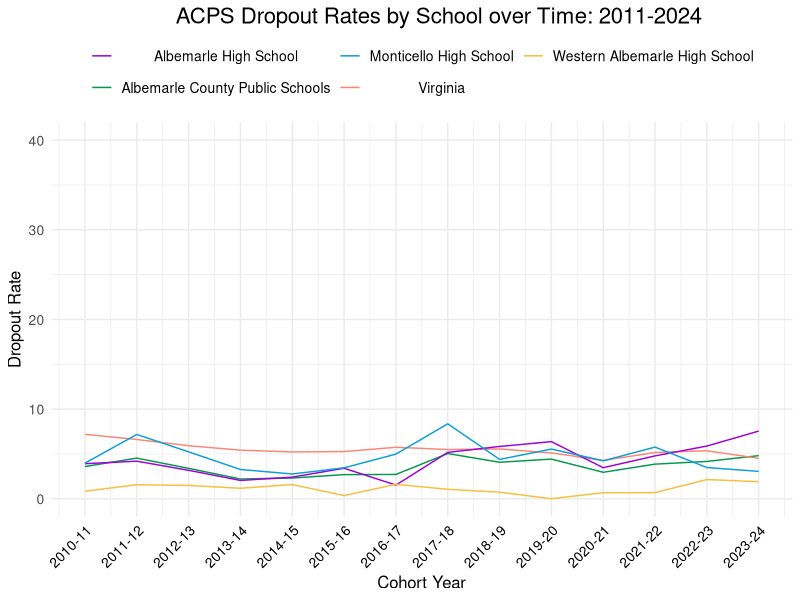
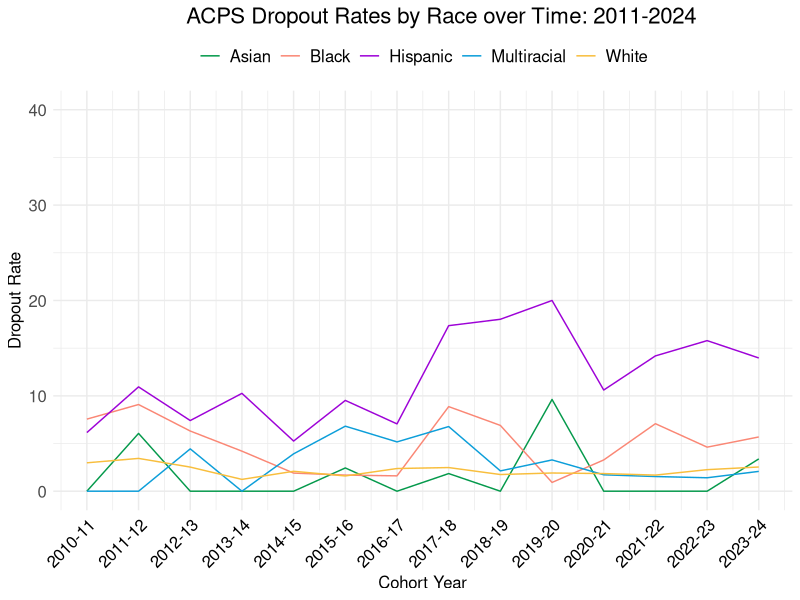
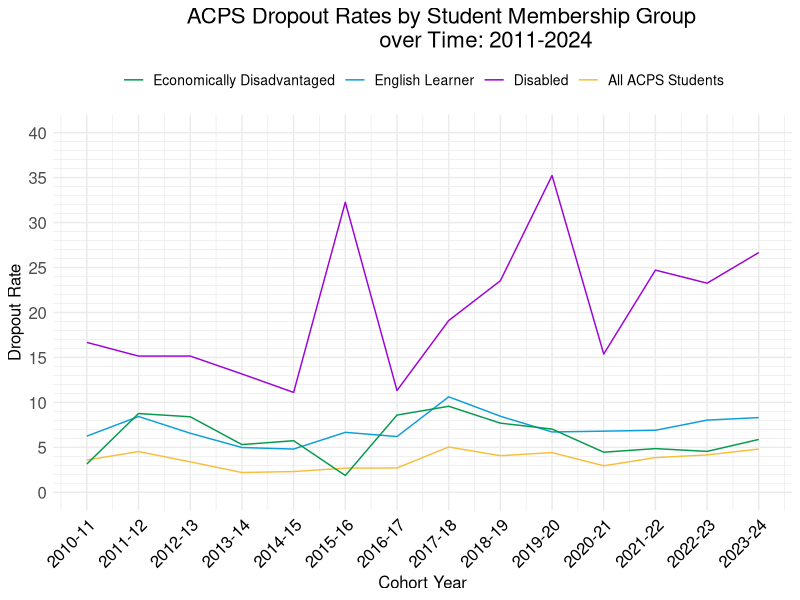

These charts were generated, in order, by the following R code:
## ---- chunk 1
knitr::opts_chunk$set(echo = FALSE)
##############################################################
# Call Libraries
##############################################################

library(readxl)
library(dplyr)
library(tidyverse)
library(ggplot2)
library(here)

grad <- read_csv("../data/ACPS_graduation_data_2008-24.csv")
## ---- chunk 2
##############################################################
# Dropout Rates by School
##############################################################

ggplot() +
  geom_line(data=grad %>% dplyr::filter(data_level=="All",is.na(school_name)),
            aes(x=cohort_year,y=dropout_rate,color=level)) +
  geom_line(data=grad %>% dplyr::filter(data_level=="All",!is.na(school_name)),
            aes(x=cohort_year,y=dropout_rate,color=school_name)) +
  theme_minimal()+
  scale_x_continuous(limits=c(2011,2024),breaks=seq(2011,2024,1),
                     labels=c("2010-11","2011-12","2012-13","2013-14","2014-15","2015-16",
                              "2016-17","2017-18","2018-19","2019-20","2020-21","2021-22",
                              "2022-23","2023-24"))+
  scale_y_continuous(limits=c(0,40),breaks=seq(0,40,10),minor_breaks=seq(0,40,5))+
  labs(x="Cohort Year", y="Dropout Rate", 
       title="ACPS Dropout Rates by School over Time: 2011-2024")+
  geom_text(size = 5, hjust=0.5, vjust=-1, color="black") + 
  scale_color_manual(name = "School",
                     labels = c("Albemarle High School","Albemarle County Public Schools",
                                  "Monticello High School", "Virginia", 
                                  "Western Albemarle High School"),
                     values= c("#9d02d7", "#04994b", "#0C9ED9", "#fa8775", "#F8BE3D"))+
  theme(legend.title=element_blank(), 
        legend.position = "top", 
        legend.text = element_text(size = 10, hjust=.5), 
        axis.text.x = element_text(color = "black", size = 10, angle = 45, hjust = 1), 
        axis.ticks = element_blank(),
        plot.title.position= "plot", 
        plot.caption.position = "plot", 
        axis.text.y = element_text(size = 10), 
        text = element_text(size = 12, family="sans"), 
        plot.title = element_text(size = 16, hjust=.65), 
        plot.caption = element_text(size = 14))+
  guides(color=guide_legend(nrow=2))


## ---- chunk 3
##############################################################
# Dropout Rates by Race
##############################################################

ggplot() +
  geom_line(data=grad %>% dplyr::filter(data_level=="Race",level=="Division",
                                        subgroup!="American Indian or Alaska Native",
                                        subgroup!="Native Hawaiian  or Pacific Islander"),
            aes(x=cohort_year,y=dropout_rate,color=subgroup)) +
  theme_minimal()+
  scale_x_continuous(limits=c(2011,2024),breaks=seq(2011,2024,1),
                     labels=c("2010-11","2011-12","2012-13","2013-14","2014-15","2015-16",
                              "2016-17","2017-18","2018-19","2019-20","2020-21","2021-22",
                              "2022-23","2023-24"))+
  scale_y_continuous(limits=c(0,40),breaks=seq(0,40,10),minor_breaks=seq(0,40,5))+
  labs(x="Cohort Year", y="Dropout Rate", 
       title="ACPS Dropout Rates by Race over Time: 2011-2024")+
  scale_color_manual(name = "Race/Ethnicity",
                       labels = c("Asian","Black","Hispanic","Multiracial","White"),
                       values = c("#04994b","#fa8775","#9d02d7","#0c9ed9", "#f8be3d"))+
  geom_text(size = 5, hjust=0.5, vjust=-1, color="black") +
  theme(legend.title=element_blank(),
        legend.position = "top",
        legend.text = element_text(size = 12, hjust=.5),
        axis.text.x = element_text(color = "black", size = 12, angle = 45, hjust = 1),
        axis.ticks = element_blank(),
        plot.title.position= "plot",
        plot.caption.position = "plot",
        axis.text.y = element_text(size = 12),
        text = element_text(size = 12, family="sans"),
        plot.title = element_text(size = 16, hjust=.65),
        plot.caption = element_text(size = 14))



## ---- chunk 4

##############################################################
# Dropout Rates by Student Subgroup
##############################################################
  
ggplot() +
  geom_line(data=grad %>% dplyr::filter(data_level=="All",level=="Division"),
            aes(x=cohort_year,y=dropout_rate,color=subgroup)) +
  geom_line(data=grad %>% dplyr::filter(data_level=="Economic Advantage",level=="Division",
                                        subgroup!="Non-ECD"),
            aes(x=cohort_year,y=dropout_rate,color=subgroup)) +
  geom_line(data=grad %>% dplyr::filter(data_level=="English Learner",level=="Division",
                                        subgroup!="Non-English Learner"),
            aes(x=cohort_year,y=dropout_rate,color=subgroup)) +
  geom_line(data=grad %>% dplyr::filter(data_level=="Disability",level=="Division",
                                        subgroup!="Non-Disabled"),
            aes(x=cohort_year,y=dropout_rate,color=subgroup)) +
  theme_minimal()+
  scale_x_continuous(limits=c(2011,2024),breaks=seq(2011,2024,1),
                     labels=c("2010-11","2011-12","2012-13","2013-14","2014-15","2015-16",
                              "2016-17","2017-18","2018-19","2019-20","2020-21","2021-22",
                              "2022-23","2023-24"))+
  scale_y_continuous(limits=c(0,40),breaks=seq(0,40,5),minor_breaks=seq(0,40,1))+
  labs(x="Cohort Year", y="Dropout Rate", 
       title="ACPS Dropout Rates by Student Membership Group\nover Time: 2011-2024")+
  geom_text(size = 5, hjust=0.5, vjust=-1, color="black") + 
  scale_color_manual(name = "Membership Group",
                     labels = c("Economically Disadvantaged","English Learner",
                                  "Disabled", "All ACPS Students"),
                     values= c("#04994b", "#0c9ed9", "#9d02d7", "#f8be3d"))+
  theme(legend.title=element_blank(), 
        legend.position = "top", 
        legend.text = element_text(size = 10, hjust=.5), 
        axis.text.x = element_text(color = "black", size = 12, angle = 45, hjust = 1), 
        axis.ticks = element_blank(),
        plot.title.position= "plot", 
        plot.caption.position = "plot", 
        axis.text.y = element_text(size = 12), 
        text = element_text(size = 12, family="sans"), 
        plot.title = element_text(size = 16, hjust=.65), 
        plot.caption = element_text(size = 14))
